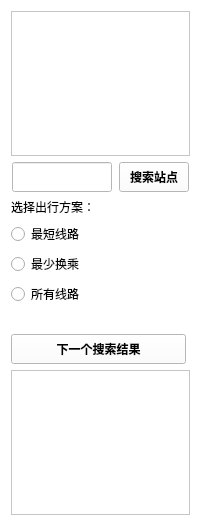
<?xml version="1.0" encoding="UTF-8"?>
<ui version="4.0">
 <class>Search</class>
 <widget class="QWidget" name="Search">
  <property name="geometry">
   <rect>
    <x>0</x>
    <y>0</y>
    <width>201</width>
    <height>526</height>
   </rect>
  </property>
  <property name="minimumSize">
   <size>
    <width>201</width>
    <height>526</height>
   </size>
  </property>
  <property name="maximumSize">
   <size>
    <width>201</width>
    <height>526</height>
   </size>
  </property>
  <property name="font">
   <font>
    <family>微软雅黑</family>
   </font>
  </property>
  <property name="windowTitle">
   <string>Form</string>
  </property>
  <property name="styleSheet">
   <string notr="true">background-color: rgb(255, 255, 255);</string>
  </property>
  <layout class="QGridLayout" name="gridLayout">
   <item row="0" column="0">
    <widget class="QListWidget" name="allLine"/>
   </item>
   <item row="1" column="0">
    <layout class="QHBoxLayout" name="horizontalLayout">
     <item>
      <widget class="QLineEdit" name="stationName">
       <property name="minimumSize">
        <size>
         <width>100</width>
         <height>30</height>
        </size>
       </property>
       <property name="maximumSize">
        <size>
         <width>100</width>
         <height>30</height>
        </size>
       </property>
       <property name="font">
        <font>
         <family>微软雅黑</family>
        </font>
       </property>
      </widget>
     </item>
     <item>
      <widget class="QPushButton" name="search">
       <property name="minimumSize">
        <size>
         <width>70</width>
         <height>30</height>
        </size>
       </property>
       <property name="maximumSize">
        <size>
         <width>70</width>
         <height>30</height>
        </size>
       </property>
       <property name="font">
        <font>
         <family>微软雅黑</family>
         <weight>75</weight>
         <bold>true</bold>
        </font>
       </property>
       <property name="text">
        <string>搜索站点</string>
       </property>
      </widget>
     </item>
    </layout>
   </item>
   <item row="2" column="0">
    <widget class="QLabel" name="label">
     <property name="font">
      <font>
       <family>微软雅黑</family>
      </font>
     </property>
     <property name="text">
      <string>选择出行方案：</string>
     </property>
    </widget>
   </item>
   <item row="3" column="0">
    <layout class="QVBoxLayout" name="verticalLayout">
     <item>
      <widget class="QRadioButton" name="minPath">
       <property name="font">
        <font>
         <family>微软雅黑</family>
        </font>
       </property>
       <property name="text">
        <string>最短线路</string>
       </property>
       <attribute name="buttonGroup">
        <string notr="true">buttonGroup</string>
       </attribute>
      </widget>
     </item>
     <item>
      <widget class="QRadioButton" name="minTrans">
       <property name="font">
        <font>
         <family>微软雅黑</family>
        </font>
       </property>
       <property name="text">
        <string>最少换乘</string>
       </property>
       <attribute name="buttonGroup">
        <string notr="true">buttonGroup</string>
       </attribute>
      </widget>
     </item>
     <item>
      <widget class="QRadioButton" name="allPaths">
       <property name="font">
        <font>
         <family>微软雅黑</family>
        </font>
       </property>
       <property name="text">
        <string>所有线路</string>
       </property>
       <attribute name="buttonGroup">
        <string notr="true">buttonGroup</string>
       </attribute>
      </widget>
     </item>
    </layout>
   </item>
   <item row="4" column="0">
    <layout class="QVBoxLayout" name="verticalLayout_2">
     <item>
      <widget class="QLabel" name="charges">
       <property name="font">
        <font>
         <family>微软雅黑</family>
        </font>
       </property>
       <property name="text">
        <string/>
       </property>
      </widget>
     </item>
     <item>
      <widget class="QPushButton" name="next">
       <property name="minimumSize">
        <size>
         <width>175</width>
         <height>30</height>
        </size>
       </property>
       <property name="maximumSize">
        <size>
         <width>175</width>
         <height>30</height>
        </size>
       </property>
       <property name="font">
        <font>
         <family>微软雅黑</family>
         <weight>75</weight>
         <bold>true</bold>
        </font>
       </property>
       <property name="text">
        <string>下一个搜索结果</string>
       </property>
      </widget>
     </item>
    </layout>
   </item>
   <item row="5" column="0">
    <widget class="QTextBrowser" name="textBrowser">
     <property name="font">
      <font>
       <family>微软雅黑</family>
      </font>
     </property>
    </widget>
   </item>
  </layout>
 </widget>
 <resources/>
 <connections/>
 <buttongroups>
  <buttongroup name="buttonGroup"/>
 </buttongroups>
</ui>
